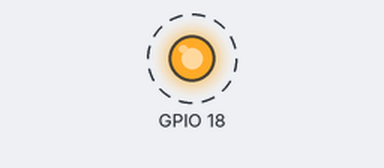
Simulated run of this program. Board: Raspberry Pi (BCM pin numbers). Shown: output pins drawn as LEDs (lit = HIGH). Dashed ring = blinking. At 40.0 s the program stops and its outputs stay as they are.

Above: at 0.5 s.
Timing chart, 0 to 4.6 s (numbered marks = the images above):
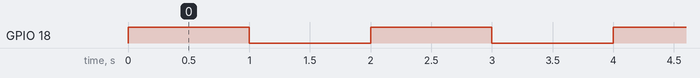

Measured:
- by itself, GPIO 18: alternates HIGH for 1.0 s and LOW for 1.0 s, 40 changes in all, then stays LOW

The program:

LED.py
```python
# blinkig led
import RPi.GPIO as GPIO
import time

# GPIO pins init

GPIO.setmode(GPIO.BCM)
GPIO.setup(18,GPIO.OUT)


#you can use GPIO.BCM (Broadcom channel) -- NAME on headersheet.jpg (pin 18 ) or GPIO.BOARD  -- PIN# on headersheet.jpg (pin 12 )
#so, GPIO.BCM+pin18  or GPIO.BOARD+pin12

#20 led blinks
for i in range(0,20):
    GPIO.output(18,1) # light on
    time.sleep(1)     # sleep 1 second
    GPIO.output(18,0) # light off
    time.sleep(1)     # sleep 1 second

GPIO.cleanup()        #clean GPIO ports that were used
```
